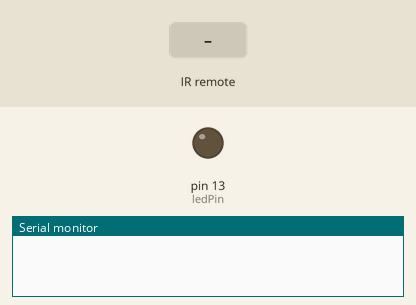
This sketch was run on a simulated Arduino Uno, built with avr-gcc and run on an emulated ATmega328P. Parts: output pins drawn as LEDs (lit = HIGH), the last lines printed to the serial monitor. The test bench sets the inputs (shaded band).

Above: at 1.2 s.
1.3 s: infrared code 0x926DC837 received
At 1.9 s:
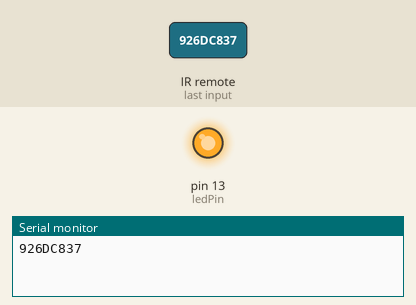
2.8 s: infrared code 0x926D48B7 received
At 4.2 s:
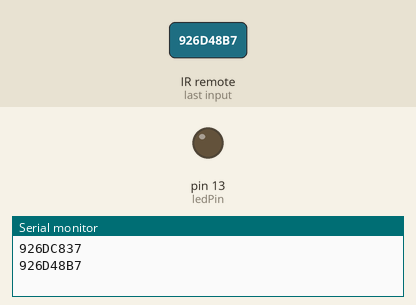
Timing chart, 0 to 5.8 s (numbered marks = the images above; inputs shaded):
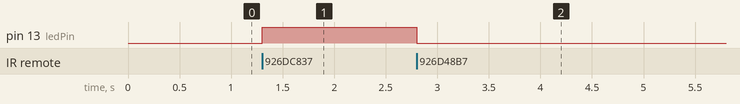

Measured:
- after the input at 1.3 s, pin 13 (ledPin): LOW → HIGH at once
- after the input at 2.8 s, pin 13 (ledPin): HIGH → LOW at once

The sketch:

_1838.ino
```cpp
#include <IRremote.h> // подключаем библиотеку

int ledPin = 13; // светодиод
int reciverPin = 11; // пин, к котрому подключен ИК-приемник
IRrecv irrecv(reciverPin);

decode_results results;

void setup()
{
  Serial.begin(9600);
  irrecv.enableIRIn(); // запуск приемника
  pinMode(ledPin, OUTPUT);
}

void loop() {
  // постоянно считываем данные с приемника
  if (irrecv.decode(&results)) {
    // выводим в консольку, что получили, число в 16-ричном виде
    Serial.println(results.value, HEX);
    // проверяем сигналы - и если это те, что нам нужны, то вкл или выкл светодиод
    if(results.value == 0x926DC837) digitalWrite(13, HIGH);
    if(results.value == 0x926D48B7) digitalWrite(13, LOW);
    irrecv.resume(); // готовы принимать следующий сигнал
  }
}
```
